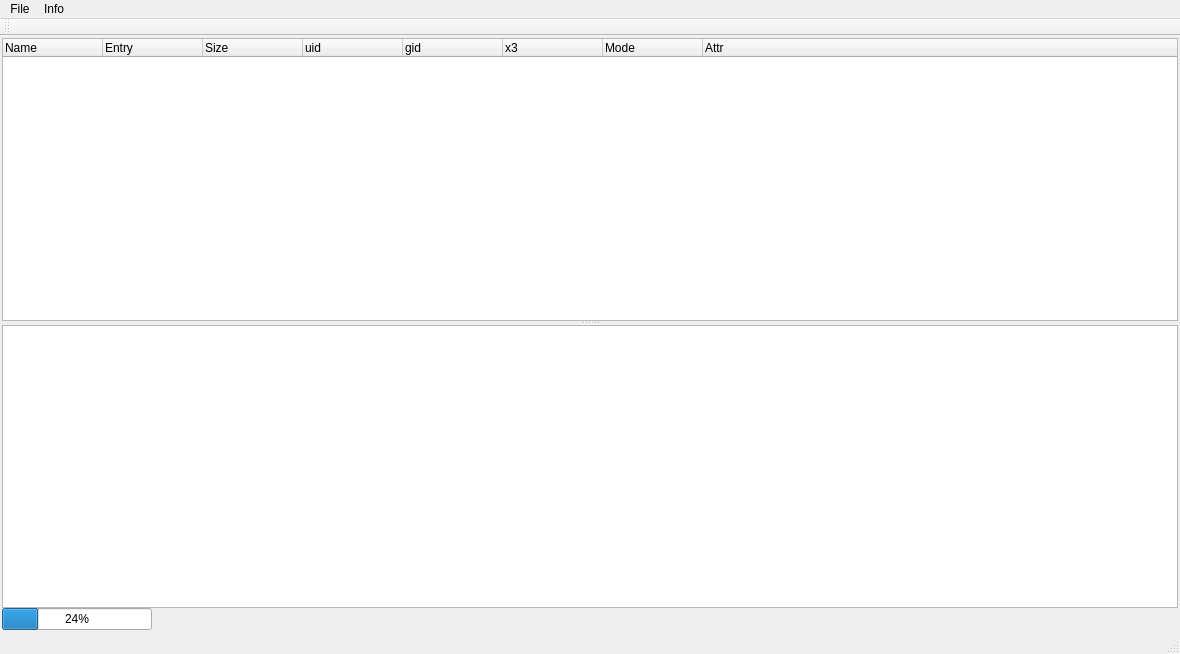
<?xml version="1.0" encoding="UTF-8"?>
<ui version="4.0">
 <class>NandWindow</class>
 <widget class="QMainWindow" name="NandWindow">
  <property name="geometry">
   <rect>
    <x>0</x>
    <y>0</y>
    <width>1180</width>
    <height>654</height>
   </rect>
  </property>
  <property name="windowTitle">
   <string>NAND Extract</string>
  </property>
  <widget class="QWidget" name="centralWidget">
   <layout class="QVBoxLayout" name="verticalLayout">
    <property name="spacing">
     <number>0</number>
    </property>
    <property name="margin" stdset="0">
     <number>2</number>
    </property>
    <item>
     <widget class="QSplitter" name="splitter">
      <property name="orientation">
       <enum>Qt::Orientation::Vertical</enum>
      </property>
      <widget class="QTreeWidget" name="treeWidget">
       <property name="contextMenuPolicy">
        <enum>Qt::ContextMenuPolicy::CustomContextMenu</enum>
       </property>
       <column>
        <property name="text">
         <string>Name</string>
        </property>
       </column>
       <column>
        <property name="text">
         <string>Entry</string>
        </property>
       </column>
       <column>
        <property name="text">
         <string>Size</string>
        </property>
       </column>
       <column>
        <property name="text">
         <string>uid</string>
        </property>
       </column>
       <column>
        <property name="text">
         <string>gid</string>
        </property>
       </column>
       <column>
        <property name="text">
         <string>x3</string>
        </property>
       </column>
       <column>
        <property name="text">
         <string>Mode</string>
        </property>
       </column>
       <column>
        <property name="text">
         <string>Attr</string>
        </property>
       </column>
      </widget>
      <widget class="QGraphicsView" name="graphicsView_blocks">
       <property name="verticalScrollBarPolicy">
        <enum>Qt::ScrollBarPolicy::ScrollBarAsNeeded</enum>
       </property>
       <property name="interactive">
        <bool>false</bool>
       </property>
       <property name="alignment">
        <set>Qt::AlignmentFlag::AlignLeading|Qt::AlignmentFlag::AlignLeft|Qt::AlignmentFlag::AlignTop</set>
       </property>
       <property name="cacheMode">
        <set>QGraphicsView::CacheModeFlag::CacheBackground</set>
       </property>
      </widget>
     </widget>
    </item>
    <item>
     <widget class="QProgressBar" name="progressBar">
      <property name="maximumSize">
       <size>
        <width>150</width>
        <height>16777215</height>
       </size>
      </property>
      <property name="value">
       <number>24</number>
      </property>
     </widget>
    </item>
   </layout>
  </widget>
  <widget class="QMenuBar" name="menuBar">
   <property name="geometry">
    <rect>
     <x>0</x>
     <y>0</y>
     <width>1180</width>
     <height>30</height>
    </rect>
   </property>
   <widget class="QMenu" name="menuFile">
    <property name="title">
     <string>File</string>
    </property>
    <addaction name="actionOpen_Nand"/>
   </widget>
   <widget class="QMenu" name="menuInfo">
    <property name="title">
     <string>Info</string>
    </property>
    <addaction name="actionShow_Usage"/>
    <addaction name="actionBoot2"/>
    <addaction name="actionFix_Names_For_FAT"/>
   </widget>
   <addaction name="menuFile"/>
   <addaction name="menuInfo"/>
  </widget>
  <widget class="QToolBar" name="mainToolBar">
   <attribute name="toolBarArea">
    <enum>TopToolBarArea</enum>
   </attribute>
   <attribute name="toolBarBreak">
    <bool>false</bool>
   </attribute>
  </widget>
  <widget class="QStatusBar" name="statusBar"/>
  <action name="actionOpen_Nand">
   <property name="text">
    <string>&amp;Open Nand...</string>
   </property>
   <property name="shortcut">
    <string>Ctrl+O</string>
   </property>
  </action>
  <action name="actionShow_Usage">
   <property name="checkable">
    <bool>true</bool>
   </property>
   <property name="checked">
    <bool>true</bool>
   </property>
   <property name="text">
    <string>&amp;Show Usage...</string>
   </property>
   <property name="shortcut">
    <string>Ctrl+U</string>
   </property>
  </action>
  <action name="actionBoot2">
   <property name="text">
    <string>&amp;Boot2</string>
   </property>
   <property name="shortcut">
    <string>Ctrl+B</string>
   </property>
  </action>
  <action name="actionFix_Names_For_FAT">
   <property name="checkable">
    <bool>true</bool>
   </property>
   <property name="text">
    <string>&amp;Fix Names For FAT</string>
   </property>
  </action>
 </widget>
 <layoutdefault spacing="6" margin="11"/>
 <resources/>
 <connections>
  <connection>
   <sender>actionShow_Usage</sender>
   <signal>toggled(bool)</signal>
   <receiver>graphicsView_blocks</receiver>
   <slot>setVisible(bool)</slot>
   <hints>
    <hint type="sourcelabel">
     <x>-1</x>
     <y>-1</y>
    </hint>
    <hint type="destinationlabel">
     <x>309</x>
     <y>351</y>
    </hint>
   </hints>
  </connection>
 </connections>
</ui>
